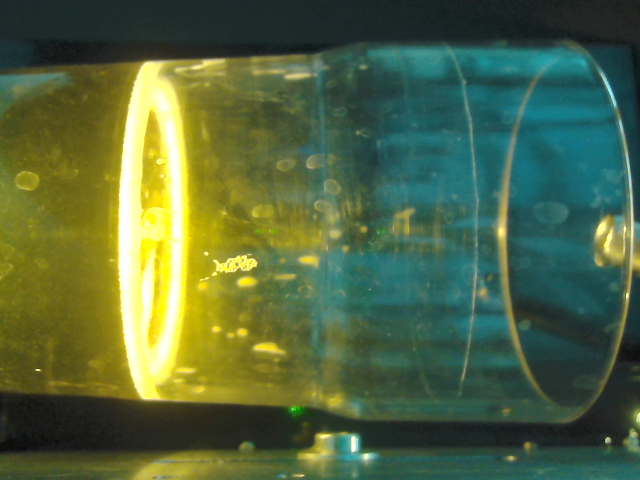
#> input picture tests/testimages/img2689.png, 1280 x 960 px (shown at 1/2 size)
$ python Auswertung_Color_Regler.py
#> lines starting #> are read from the running program, lines starting #| are printed output that depends on the picture; after the words box and inside, x2 and y2 are one past the last pixel; in counts of white or black regions, pixels touching at a corner belong together
import cv2
import numpy as np

def nothing(x):
    pass

# Load in image
image = cv2.imread('testimages/img2689.png')
#> image is the input picture: shape (960, 1280, 3); mean B, G, R 64.2, 102.5, 82.6

# Create a window
cv2.namedWindow('image')
cv2.namedWindow('edges')

# Create trackbars for color change
cv2.createTrackbar('HMin', 'image', 0, 179, nothing)  # Hue is from 0-179 for Opencv
#> slider 'HMin' is set to 35
cv2.createTrackbar('SMin', 'image', 0, 255, nothing)
#> slider 'SMin' is set to 51
cv2.createTrackbar('VMin', 'image', 0, 255, nothing)
#> slider 'VMin' is set to 51
cv2.createTrackbar('HMax', 'image', 0, 179, nothing)
#> slider 'HMax' is set to 179
cv2.createTrackbar('SMax', 'image', 0, 255, nothing)
#> slider 'SMax' is set to 255
cv2.createTrackbar('VMax', 'image', 0, 255, nothing)
#> slider 'VMax' is set to 255

# Set default value for MAX HSV trackbars.
cv2.setTrackbarPos('HMax', 'image', 179)
cv2.setTrackbarPos('SMax', 'image', 255)
cv2.setTrackbarPos('VMax', 'image', 255)

# Create trackbars for Canny Edge Detection thresholds
cv2.createTrackbar('Threshold1', 'edges', 0, 2000, nothing)
#> slider 'Threshold1' is set to 100
cv2.createTrackbar('Threshold2', 'edges', 0, 2000, nothing)
#> slider 'Threshold2' is set to 100

# Set default value for Canny thresholds
cv2.setTrackbarPos('Threshold1', 'edges', 100)
cv2.setTrackbarPos('Threshold2', 'edges', 200)

# Initialize to check if HSV min/max value changes
hMin = sMin = vMin = hMax = sMax = vMax = 0
phMin = psMin = pvMin = phMax = psMax = pvMax = 0

output = image
wait_time = 33

while True:

    # Get current positions of all trackbars
    hMin = cv2.getTrackbarPos('HMin', 'image')
    sMin = cv2.getTrackbarPos('SMin', 'image')
    vMin = cv2.getTrackbarPos('VMin', 'image')

    hMax = cv2.getTrackbarPos('HMax', 'image')
    sMax = cv2.getTrackbarPos('SMax', 'image')
    vMax = cv2.getTrackbarPos('VMax', 'image')

    # Get current positions for Canny thresholds
    threshold1 = cv2.getTrackbarPos('Threshold1', 'edges')
    threshold2 = cv2.getTrackbarPos('Threshold2', 'edges')

    # Set minimum and max HSV values to display
    lower = np.array([hMin, sMin, vMin])
    upper = np.array([hMax, sMax, vMax])

    # Create HSV Image and threshold into a range.
    hsv = cv2.cvtColor(image, cv2.COLOR_BGR2HSV)
#> hsv: shape (960, 1280, 3); mean H, S, V 58.7, 130.6, 105.3
    mask = cv2.inRange(hsv, lower, upper)
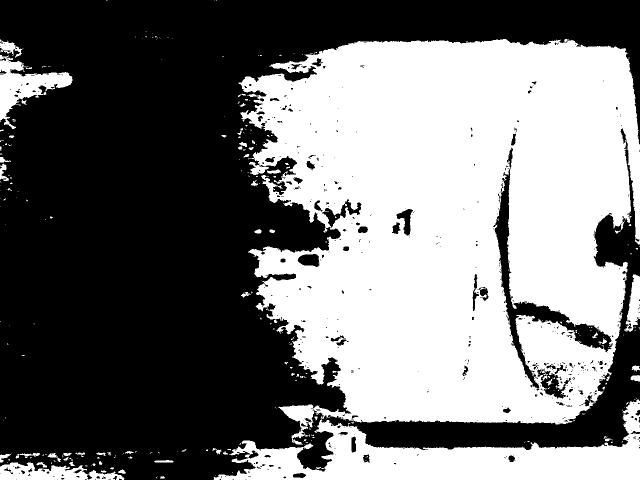
#> mask: shape (960, 1280) (shown at 1/2 size); 45.5% white; 333 white regions (265 under 20 px), largest, box (x1, y1, x2, y2) and area: (477, 78, 1280, 889) 483210, (427, 800, 1280, 960) 54938, (0, 110, 146, 258) 7643
    output = cv2.bitwise_and(image, image, mask=mask)
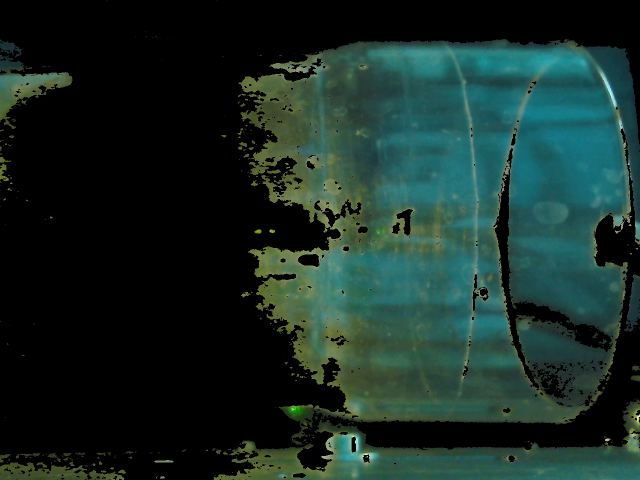
#> output: shape (960, 1280, 3) (shown at 1/2 size); mean B, G, R 37.8, 43.8, 23.5

    # Apply Canny Edge Detection
    edges = cv2.Canny(output, threshold1, threshold2)
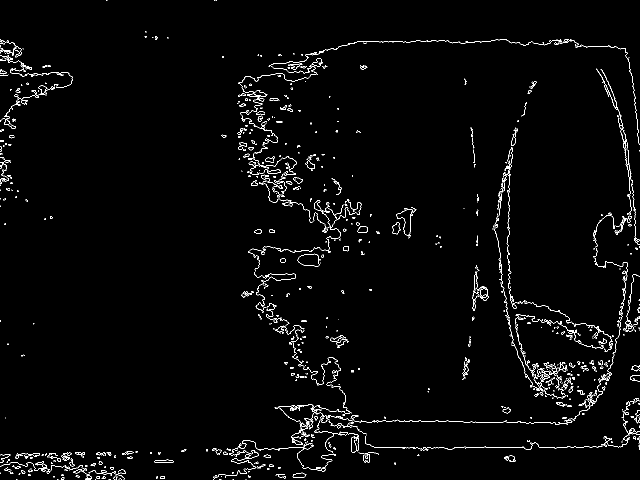
#> edges: shape (960, 1280) (shown at 1/2 size); 2% white in thin lines or dots

    # Print if there is a change in HSV value
    if (phMin != hMin) | (psMin != sMin) | (pvMin != vMin) | (phMax != hMax) | (psMax != sMax) | (pvMax != vMax):
        print("(hMin = %d , sMin = %d, vMin = %d), (hMax = %d , sMax = %d, vMax = %d)" % (hMin, sMin, vMin, hMax, sMax, vMax))
        phMin = hMin
        psMin = sMin
        pvMin = vMin
        phMax = hMax
        psMax = sMax
        pvMax = vMax

    # Display output images
    cv2.imshow('image', output)
    cv2.imshow('edges', edges)

    # Wait longer to prevent freeze for videos.
    if cv2.waitKey(wait_time) & 0xFF == ord('q'):
#> (key q is pressed here)
        break

cv2.destroyAllWindows()

$ run again, with tests/testimages/img1063.png copied over tests/testimages/img2689.png
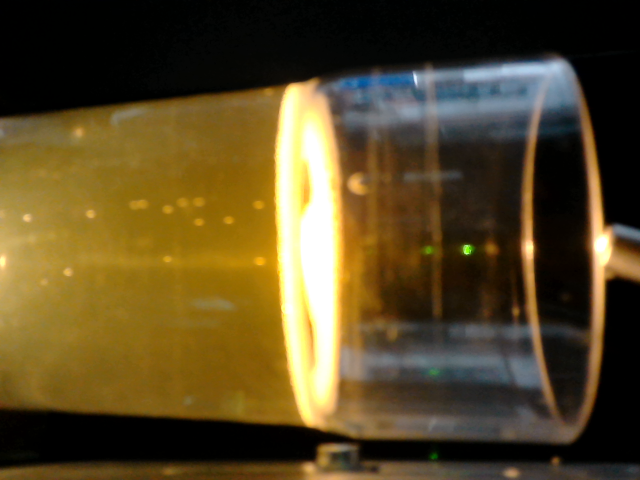
#> input picture tests/testimages/img1063.png, 1280 x 960 px (shown at 1/2 size)
#> image is the input picture: shape (960, 1280, 3); mean B, G, R 37.3, 72.6, 88.6
#> hsv: shape (960, 1280, 3); mean H, S, V 31.8, 148.9, 90.8
#> `mask = cv2.inRange(hsv, lower, upper)`:
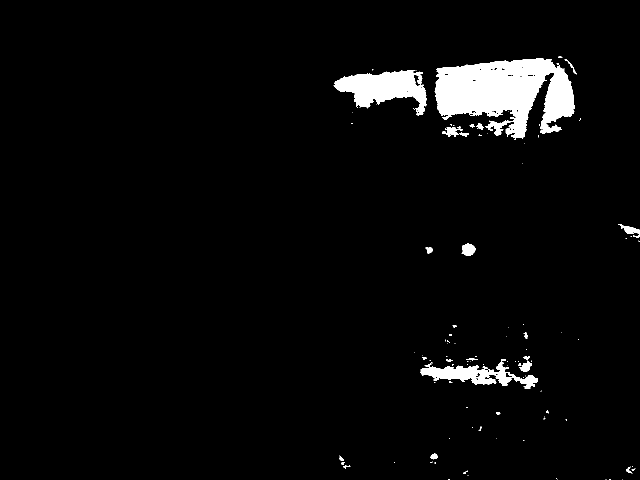
#> mask: shape (960, 1280) (shown at 1/2 size); 3.7% white; 119 white regions (89 under 20 px), largest, box (x1, y1, x2, y2) and area: (869, 116, 1150, 279) 28456, (667, 140, 854, 231) 9005, (840, 725, 1076, 778) 4952
#> `edges = cv2.Canny(output, threshold1, threshold2)`:
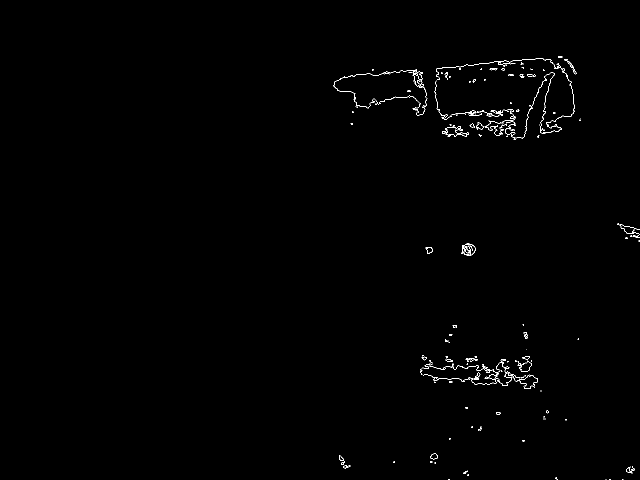
#> edges: shape (960, 1280) (shown at 1/2 size); 0.47% white in thin lines or dots, all inside (x1, y1, x2, y2) = (667, 112, 1280, 960)

$ run again, with tests/testimages/img1074.png copied over tests/testimages/img2689.png
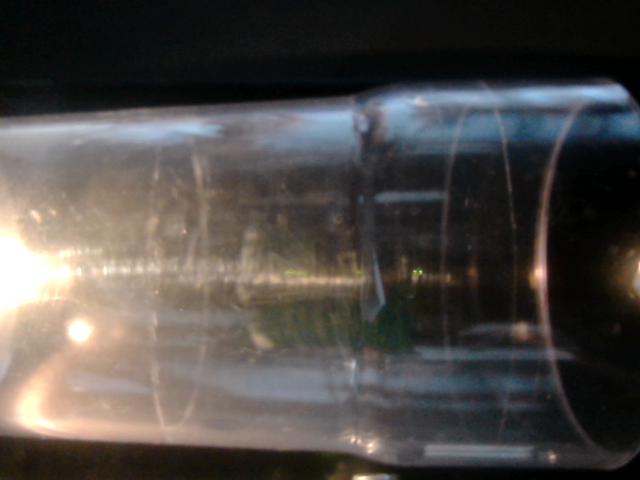
#> input picture tests/testimages/img1074.png, 1280 x 960 px (shown at 1/2 size)
#> image is the input picture: shape (960, 1280, 3); mean B, G, R 71.2, 74.3, 78.5
#> hsv: shape (960, 1280, 3); mean H, S, V 60.2, 64.4, 83.5
#> `mask = cv2.inRange(hsv, lower, upper)`:
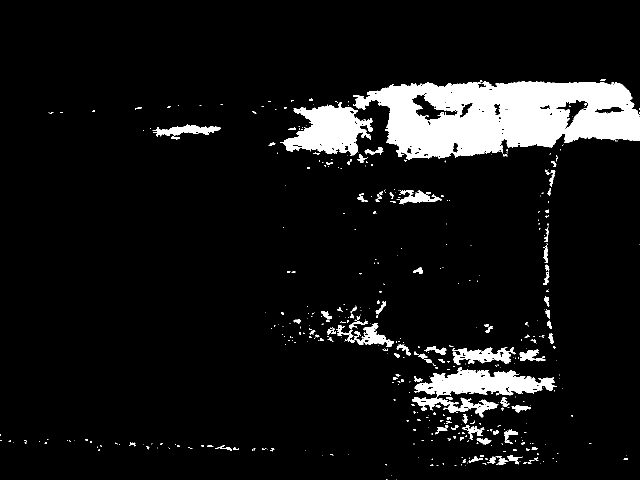
#> mask: shape (960, 1280) (shown at 1/2 size); 8.1% white; 507 white regions (393 under 20 px), largest, box (x1, y1, x2, y2) and area: (706, 163, 1280, 319) 59793, (560, 204, 746, 312) 10560, (828, 735, 1113, 793) 9108
#> `edges = cv2.Canny(output, threshold1, threshold2)`:
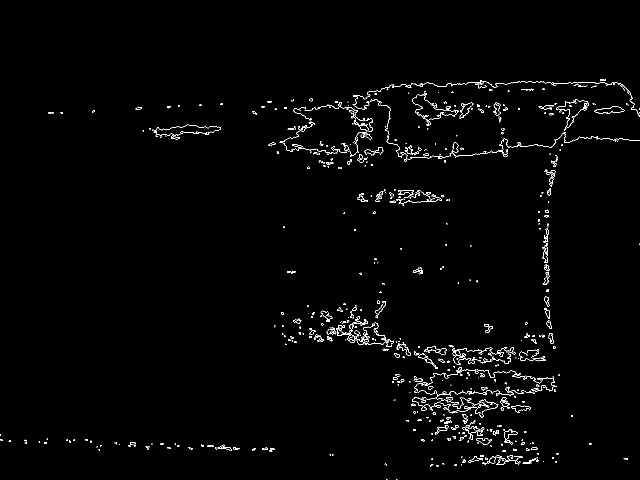
#> edges: shape (960, 1280) (shown at 1/2 size); 1.3% white in thin lines or dots, all inside (x1, y1, x2, y2) = (0, 158, 1280, 960)
